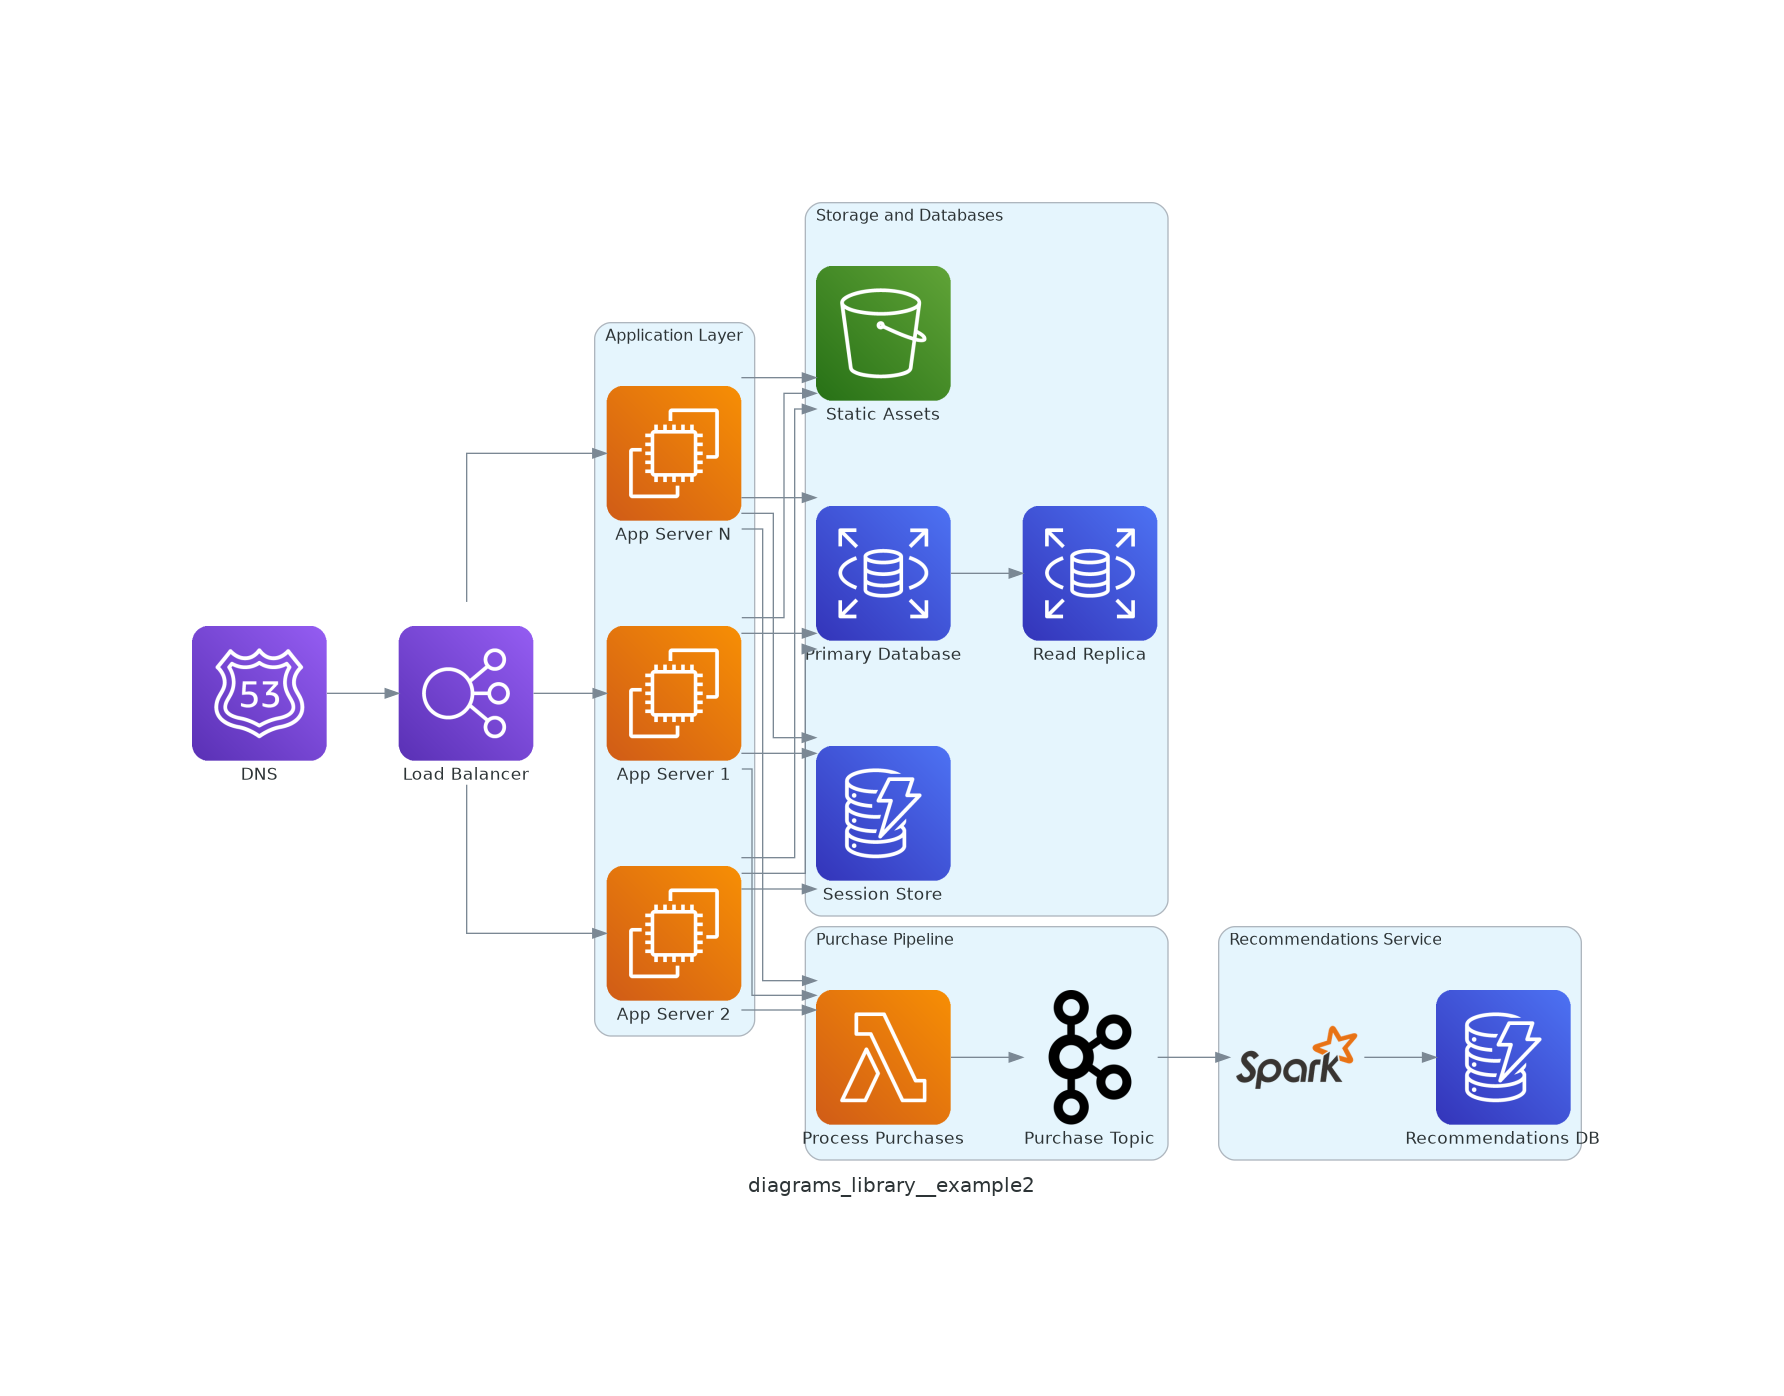

Here is the Python script that generated this plot:
# this was another example from the website that introduced me to this library, (https://topdeveloperacademy.com/articles/top-tools-software-architecture-diagrams-software-architects-toolbox), which is a site made by the same guy who is teaching my software architecture course.

from diagrams import Diagram, Cluster
from diagrams.aws.compute import EC2, Lambda
from diagrams.aws.database import RDS, Dynamodb
from diagrams.aws.network import ELB, Route53
from diagrams.aws.storage import S3
from diagrams.onprem.queue import Kafka
from diagrams.onprem.analytics import Spark
from diagrams.aws.integration import SNS

with Diagram("diagrams_library__example2", show=False):
    # Route53 and Load Balancer
    dns = Route53("DNS")
    lb = ELB("Load Balancer")
    dns >> lb

    # Application Cluster
    with Cluster("Application Layer"):
        app_servers = [EC2("App Server 1"), EC2("App Server 2"), EC2("App Server N")]
        lb >> app_servers

    # Storage and Database
    with Cluster("Storage and Databases"):
        db = RDS("Primary Database")
        db_replica = RDS("Read Replica")
        db >> db_replica
        cache = Dynamodb("Session Store")
        static_assets = S3("Static Assets")

    app_servers >> db
    app_servers >> cache
    app_servers >> static_assets

    # Purchase Processing
    with Cluster("Purchase Pipeline"):
        purchase_lambda = Lambda("Process Purchases")
        kafka_topic = Kafka("Purchase Topic")
        purchase_lambda >> kafka_topic

    app_servers >> purchase_lambda

    # Recommendations System
    with Cluster("Recommendations Service"):
        recommender = Spark()
        recommender_db = Dynamodb("Recommendations DB")
        kafka_topic >> recommender >> recommender_db
